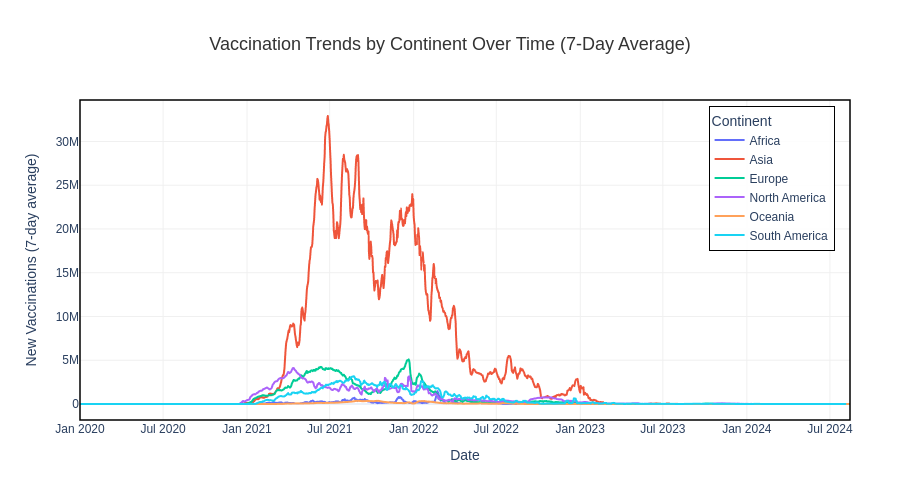

The notebook cell this image was saved under:
### Markdown cell above
### 💉 Vaccination Trends by Continent

This chart highlights the sharp disparity in vaccination roll-out between continents. Asia's sheer population size dominates the absolute numbers, while Africa's curve reflects persistent access challenges despite international supply commitments.

### Code cell
fig_cont_vax = px.line(
    continent_time_data,
    x='date',
    y='new_vaccinations_7day_ma',
    color='continent',
    title='Vaccination Trends by Continent Over Time (7-Day Average)',
    labels={'date': 'Date', 'new_vaccinations_7day_ma': 'New Vaccinations', 'continent': 'Continent'},
    height=500
)

fig_cont_vax.update_traces(mode='lines', line=dict(width=2))

fig_cont_vax = style_plotly_chart(fig_cont_vax,
    'Vaccination Trends by Continent Over Time (7-Day Average)',
    'Date',
    'New Vaccinations (7-day average)',
    hovermode='x unified')

fig_cont_vax.show()

# Save the chart
fig_cont_vax.write_html(str(output_dir / "continent_vaccination_trends.html"))
print("✓ Saved: outputs/charts/continent_vaccination_trends.html")

### Figure 1 — Plotly figure (JSON) as saved in the notebook; plotly's stock layout.template omitted (floating-point values rounded to 4 significant figures; data arrays with more than 128 entries replaced by an {"elided": "..."} marker saying what was removed)
{"data": [{"hovertemplate": "Continent=Africa<br>Date=%{x}<br>New Vaccinations=%{y}<extra></extra>", "legendgroup": "Africa", "line": {"color": "#636efa", "dash": "solid", "width": 2}, "marker": {"symbol": "circle"}, "mode": "lines", "name": "Africa", "showlegend": true, "type": "scattergl", "x": {"elided": "1674 str values"}, "xaxis": "x", "y": {"elided": "1674 float values"}, "yaxis": "y"}, {"hovertemplate": "Continent=Asia<br>Date=%{x}<br>New Vaccinations=%{y}<extra></extra>", "legendgroup": "Asia", "line": {"color": "#EF553B", "dash": "solid", "width": 2}, "marker": {"symbol": "circle"}, "mode": "lines", "name": "Asia", "showlegend": true, "type": "scattergl", "x": {"elided": "1685 str values"}, "xaxis": "x", "y": {"elided": "1685 float values"}, "yaxis": "y"}, {"hovertemplate": "Continent=Europe<br>Date=%{x}<br>New Vaccinations=%{y}<extra></extra>", "legendgroup": "Europe", "line": {"color": "#00cc96", "dash": "solid", "width": 2}, "marker": {"symbol": "circle"}, "mode": "lines", "name": "Europe", "showlegend": true, "type": "scattergl", "x": {"elided": "1684 str values"}, "xaxis": "x", "y": {"elided": "1684 float values"}, "yaxis": "y"}, {"hovertemplate": "Continent=North America<br>Date=%{x}<br>New Vaccinations=%{y}<extra></extra>", "legendgroup": "North America", "line": {"color": "#ab63fa", "dash": "solid", "width": 2}, "marker": {"symbol": "circle"}, "mode": "lines", "name": "North America", "showlegend": true, "type": "scattergl", "x": {"elided": "1678 str values"}, "xaxis": "x", "y": {"elided": "1678 float values"}, "yaxis": "y"}, {"hovertemplate": "Continent=Oceania<br>Date=%{x}<br>New Vaccinations=%{y}<extra></extra>", "legendgroup": "Oceania", "line": {"color": "#FFA15A", "dash": "solid", "width": 2}, "marker": {"symbol": "circle"}, "mode": "lines", "name": "Oceania", "showlegend": true, "type": "scattergl", "x": {"elided": "1681 str values"}, "xaxis": "x", "y": {"elided": "1681 float values"}, "yaxis": "y"}, {"hovertemplate": "Continent=South America<br>Date=%{x}<br>New Vaccinations=%{y}<extra></extra>", "legendgroup": "South America", "line": {"color": "#19d3f3", "dash": "solid", "width": 2}, "marker": {"symbol": "circle"}, "mode": "lines", "name": "South America", "showlegend": true, "type": "scattergl", "x": {"elided": "1678 str values"}, "xaxis": "x", "y": {"elided": "1678 float values"}, "yaxis": "y"}], "layout": {"font": {"family": "Arial", "size": 12}, "height": 500, "hovermode": "x unified", "legend": {"bgcolor": "rgba(255,255,255,0.9)", "bordercolor": "black", "borderwidth": 1, "orientation": "v", "title": {"text": "Continent"}, "tracegroupgap": 0, "x": 0.98, "xanchor": "right", "y": 0.98, "yanchor": "top"}, "margin": {"b": 80, "l": 80, "r": 50, "t": 100}, "shapes": [{"fillcolor": "rgba(0,0,0,0)", "line": {"color": "black", "width": 1.5}, "type": "rect", "x0": 0, "x1": 1, "xref": "paper", "y0": 0, "y1": 1, "yref": "paper"}], "title": {"font": {"color": "#333333", "size": 18}, "text": "Vaccination Trends by Continent Over Time (7-Day Average)", "x": 0.5, "xanchor": "center"}, "xaxis": {"anchor": "y", "domain": [0, 1], "gridcolor": "#f0f0f0", "gridwidth": 1, "showgrid": true, "title": {"text": "Date"}}, "yaxis": {"anchor": "x", "domain": [0, 1], "gridcolor": "#f0f0f0", "gridwidth": 1, "showgrid": true, "title": {"text": "New Vaccinations (7-day average)"}}}}
